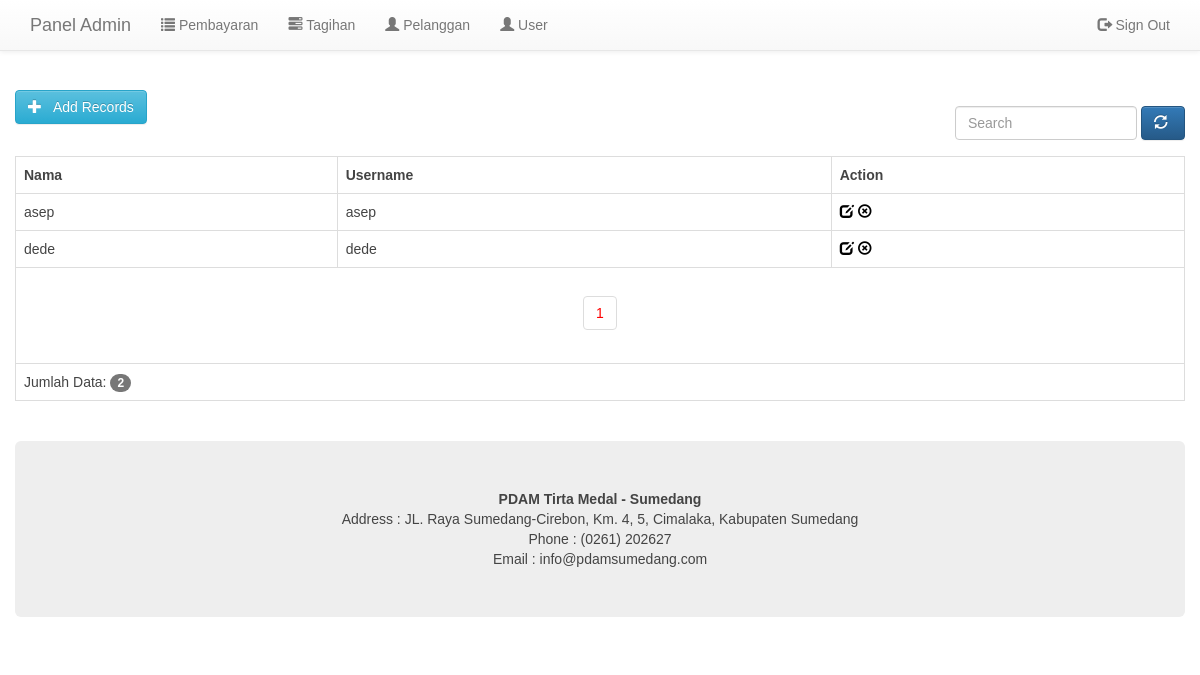
/admin/userlist.php (signed in), run on the app's committed database.
### tables this page shows
CREATE TABLE `user` (
  `id` int(100) NOT NULL,
  `username` text NOT NULL,
  `password` text NOT NULL,
  `nama` text NOT NULL
);

CREATE TABLE `pelanggan` (
  `idpelanggan` int(100) NOT NULL,
  `namapelanggan` text NOT NULL,
  `alamat` text NOT NULL,
  `kontak` text NOT NULL
);

### admin/model/class.crud.php (the view, shortened to what this page needs)
<?php
class crud
{
	private $db;
	function __construct($DB_con)
	{
		$this->db = $DB_con;
	}
				?>
            <?php
public function user($query)
	{
		$stmt = $this->db->prepare($query);
		$stmt->execute();
		if($stmt->rowCount()>0)
		{
			while($row=$stmt->fetch(PDO::FETCH_ASSOC))
			{
				?>
                <tr>
                      <td><?php print($row['namapelanggan']); ?></td>
                <td><?php print($row['username']); ?></td>
	            <td align="left">
                <a href="user.php?id=<?php print($row['id']); ?>"><i class="glyphicon glyphicon-edit"> </i></a>
              <a href="userlist.php?id=<?php print($row['id']); ?>"><i class="glyphicon glyphicon-remove-circle" onclick="return confirm('yakin akan hapus ?')"> </i></a>
                </td>
                </tr>
                <?php
			}
		}
		else
		{
			?>
            <tr>
            <td>Nothing here...</td>
            </tr>
            <?php
		}
	}
	public function paginglink($query,$records_per_page)
	{
		$self = $_SERVER['PHP_SELF'];
		$stmt = $this->db->prepare($query);
		$stmt->execute();
		$total_no_of_records = $stmt->rowCount();
		if($total_no_of_records > 0)
		{
			?><ul class="pagination"><?php
			$total_no_of_pages=ceil($total_no_of_records/$records_per_page);
			$current_page=1;
			for($i=1;$i<=$total_no_of_pages;$i++)
			{
				if($i==$current_page)
				{
					echo "<li><a href='".$self."?page_no=".$i."' style='color:red;'>".$i."</a></li>";
				}
				else
				{
					echo "<li><a href='".$self."?page_no=".$i."'>".$i."</a></li>";
				}
			}
			?></ul><?php
		}
	}
}

### data on the page
user: pelanggan.namapelanggan "asep", username "asep"
user: pelanggan.namapelanggan "dede", username "dede"

### other printed values
$jmln "2"
